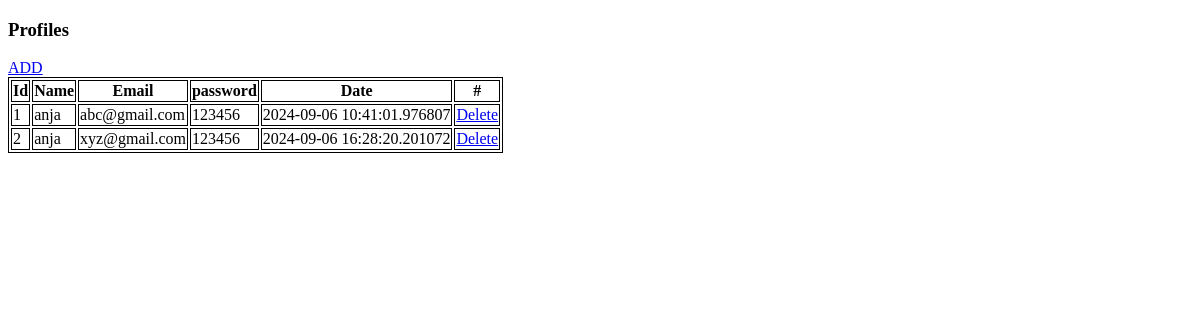
The page /profiles on the database as committed earlier.
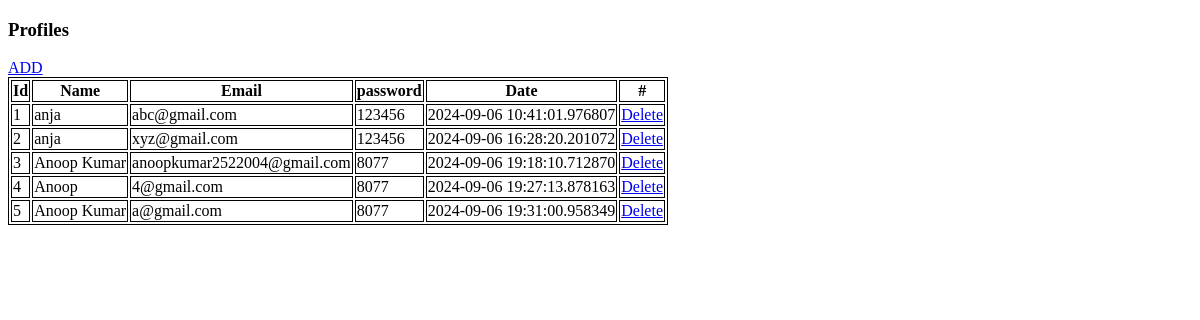
The same page on the database as committed later.
### app.py (models this page shows)
class Employee(db.Model):
    id = db.Column(db.Integer, primary_key=True)
    name = db.Column(db.String(100), nullable=False)
    email = db.Column(db.String(100), nullable=False)
    password = db.Column(db.String(100), nullable=False)
    date = db.Column(db.DateTime, default=datetime.utcnow)

### app.py (the view)
@app.route('/profiles')
def index():
    profiles = Employee.query.all()
    return render_template('profiles.html', profiles=profiles)

### templates/profiles.html (shortened to what this page needs)
<!DOCTYPE html>
<html>
   <head>
   </head>
   <body>
      <h3>Profiles</h3>
      <a href="/add_data">ADD</a>
      <br>
      <table>
         <thead>
            <th>Id</th>
            <th>Name</th>
            <th>Email</th>
            <th>password</th>
            <th>Date</th>
            <th>#</th>
         </thead>
         {% for data in profiles %}
         <tbody>
            <td>{{data.id}}</td>
            <td>{{data.name}}</td>
            <td>{{data.email}}</td>
            <td>{{data.password}}</td>
            <td>{{data.date}}</td>
            <td><a href="/delete/{{data.id}}" type="button">Delete</a></td>
         </tbody>
         {% endfor%}
      </table>
   </body>
</html>

### templates/profiles.html (style rules this page uses)
table, th, td { border:1px solid black; }

Rows that differ between the two databases and show on the page:
added Employee: id "3", name "Anoop Kumar", email "anoopkumar2522004@gmail.com", password "8077", date "2024-09-06 19:18:10.712870"
added Employee: id "4", name "Anoop", email "4@gmail.com", password "8077", date "2024-09-06 19:27:13.878163"
added Employee: id "5", name "Anoop Kumar", email "a@gmail.com", password "8077", date "2024-09-06 19:31:00.958349"
